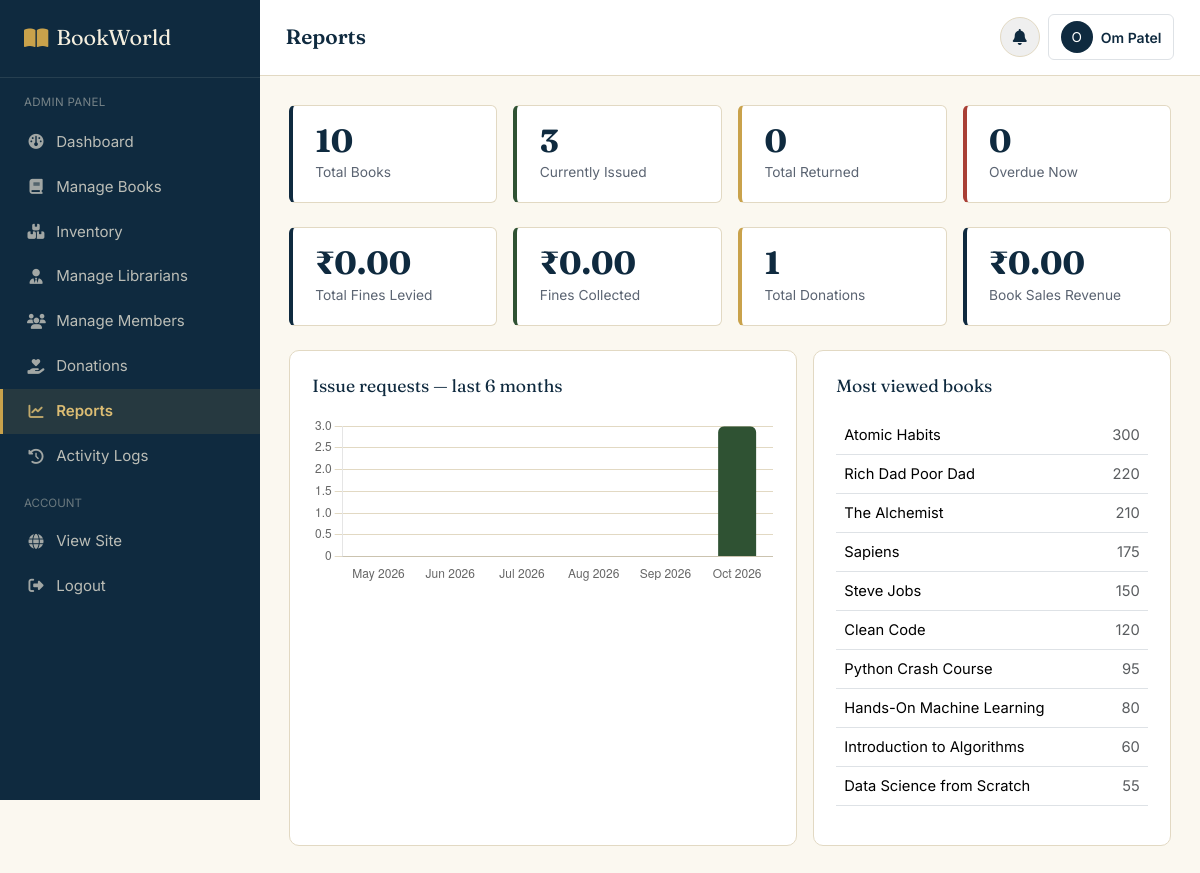
/admin/reports.php (signed in), run on the app's committed database.
### tables this page shows
CREATE TABLE books (
    book_id INT AUTO_INCREMENT PRIMARY KEY,
    title VARCHAR(200) NOT NULL,
    author VARCHAR(150) NOT NULL,
    isbn VARCHAR(20) UNIQUE,
    publisher VARCHAR(150),
    publication_year YEAR,
    language VARCHAR(50) DEFAULT 'English',
    category_id INT,
    price DECIMAL(10,2) DEFAULT 0.00,
    description TEXT,
    book_image VARCHAR(255) DEFAULT 'default-book.png',
    status ENUM('active','inactive') DEFAULT 'active',
    view_count INT DEFAULT 0,
    created_at DATETIME DEFAULT CURRENT_TIMESTAMP,
    FOREIGN KEY (category_id) REFERENCES categories(category_id) ON DELETE SET NULL
);

### includes/functions.php (called while the page is built, shortened)
<?php
function clean($str) {
    return htmlspecialchars(trim($str), ENT_QUOTES, 'UTF-8');
}
function inr($amount) {
    return '₹' . number_format((float)$amount, 2);
}

### admin/reports.php (the view, shortened to what this page needs)
<?php
require_once '../config/database.php';
require_once '../includes/functions.php';
$total_books = mysqli_fetch_assoc(mysqli_query($conn, "SELECT COUNT(*) c FROM books"))['c'];
$issued_books = mysqli_fetch_assoc(mysqli_query($conn, "SELECT COUNT(*) c FROM book_issues WHERE status='issued'"))['c'];
$returned_books = mysqli_fetch_assoc(mysqli_query($conn, "SELECT COUNT(*) c FROM book_issues WHERE status='returned'"))['c'];
$overdue_books = mysqli_fetch_assoc(mysqli_query($conn, "SELECT COUNT(*) c FROM book_issues WHERE status='issued' AND due_date < CURDATE()"))['c'];
$total_fines = mysqli_fetch_assoc(mysqli_query($conn, "SELECT COALESCE(SUM(amount),0) c FROM fines"))['c'];
$paid_fines = mysqli_fetch_assoc(mysqli_query($conn, "SELECT COALESCE(SUM(amount),0) c FROM fines WHERE status='paid'"))['c'];
$total_donations = mysqli_fetch_assoc(mysqli_query($conn, "SELECT COUNT(*) c FROM donations"))['c'];
$total_purchases = mysqli_fetch_assoc(mysqli_query($conn, "SELECT COALESCE(SUM(total_amount),0) c FROM book_purchases WHERE status='completed'"))['c'];
$most_viewed = mysqli_query($conn, "SELECT title, view_count FROM books ORDER BY view_count DESC LIMIT 10");
$months = []; $month_data = [];
for ($i = 5; $i >= 0; $i--) {
    $m = date('Y-m', strtotime("-$i months"));
    $months[] = date('M Y', strtotime("-$i months"));
    $r = mysqli_fetch_assoc(mysqli_query($conn, "SELECT COUNT(*) c FROM book_issues WHERE DATE_FORMAT(request_date, '%Y-%m') = '$m'"));
    $month_data[] = (int)$r['c'];
}
?>
<!DOCTYPE html>
<html lang="en">
<head>
<link href="https://cdn.jsdelivr.net/npm/bootstrap@5.3.3/dist/css/bootstrap.min.css" rel="stylesheet">
<link rel="stylesheet" href="https://cdnjs.cloudflare.com/ajax/libs/font-awesome/6.5.2/css/all.min.css">
<link rel="stylesheet" href="../assets/css/style.css">
<link rel="stylesheet" href="../assets/css/dashboard.css">
</head>
<body>
<div class="bw-app">
<?php include '../includes/sidebar_admin.php'; ?>
<main class="bw-main">
<?php include '../includes/dashboard_topbar.php'; ?>
<div class="bw-content">
  <div class="row g-3 mb-4">
    <div class="col-6 col-md-3"><div class="bw-stat-card"><div class="num"><?= $total_books ?></div><div class="label">Total Books</div></div></div>
    <div class="col-6 col-md-3"><div class="bw-stat-card accent-green"><div class="num"><?= $issued_books ?></div><div class="label">Currently Issued</div></div></div>
    <div class="col-6 col-md-3"><div class="bw-stat-card accent-brass"><div class="num"><?= $returned_books ?></div><div class="label">Total Returned</div></div></div>
    <div class="col-6 col-md-3"><div class="bw-stat-card accent-danger"><div class="num"><?= $overdue_books ?></div><div class="label">Overdue Now</div></div></div>
  </div>
  <div class="row g-3 mb-4">
    <div class="col-6 col-md-3"><div class="bw-stat-card"><div class="num"><?= inr($total_fines) ?></div><div class="label">Total Fines Levied</div></div></div>
    <div class="col-6 col-md-3"><div class="bw-stat-card accent-green"><div class="num"><?= inr($paid_fines) ?></div><div class="label">Fines Collected</div></div></div>
    <div class="col-6 col-md-3"><div class="bw-stat-card accent-brass"><div class="num"><?= $total_donations ?></div><div class="label">Total Donations</div></div></div>
    <div class="col-6 col-md-3"><div class="bw-stat-card"><div class="num"><?= inr($total_purchases) ?></div><div class="label">Book Sales Revenue</div></div></div>
  </div>
  <div class="row g-3">
    <div class="col-lg-7">
      <div class="bw-panel h-100">
        <div class="panel-title">Issue requests — last 6 months</div>
        <canvas id="monthlyChart" height="110"></canvas>
      </div>
    </div>
    <div class="col-lg-5">
      <div class="bw-panel h-100">
        <div class="panel-title">Most viewed books</div>
        <table class="table table-bw">
          <tbody>
            <?php while ($mv = mysqli_fetch_assoc($most_viewed)): ?>
              <tr><td><?= clean($mv['title']) ?></td><td class="text-end text-muted"><?= $mv['view_count'] ?></td></tr>
            <?php endwhile; ?>
          </tbody>
        </table>
      </div>
    </div>
  </div>
</div>
</main>
</div>
<script>bwCreateBarChart(document.getElementById('monthlyChart'), <?= json_encode($months) ?>, <?= json_encode($month_data) ?>, 'Issues');</script>
</body>
</html>

### assets/css/style.css (style rules this page uses)
:root { --bw-navy: #0F2A3F; --bw-navy-light: #1A4160; --bw-green: #2F5233; --bw-green-light: #3E6B45; --bw-brass: #C9A24B; --bw-brass-light: #DCBD73; --bw-paper: #F5EFDF; --bw-paper-soft: #FBF8F0; --bw-ink: #1D2430; --bw-slate: #5B6472; --bw-line: #E2D9C3; --bw-danger: #A93F35; --bw-danger-bg: #FBEAE7; --bw-success: #2F5233; --bw-success-bg: #EAF1E7; --bw-warning: #B4791F; --bw-warning-bg: #FBF1E1; --font-display: 'Fraunces', Georgia, serif; --font-body: 'Inter', -apple-system, BlinkMacSystemFont, sans-serif; --radius-sm: 6px; --radius-md: 10px; --shadow-card: 0 1px 3px rgba(15, 42, 63, 0.08), 0 1px 2px rgba(15, 42, 63, 0.06); }
* { box-sizing: border-box; }
body { font-family: var(--font-body); color: var(--bw-ink); background: var(--bw-paper-soft); margin: 0; }

### assets/css/dashboard.css (style rules this page uses)
.bw-app { display: flex; min-height: 100vh; }
.bw-main { flex: 1; min-width: 0; background: var(--bw-paper-soft); }
.bw-content { padding: 1.8rem; }
.bw-stat-card { background: #fff; border: 1px solid var(--bw-line); border-left: 4px solid var(--bw-navy); border-radius: var(--radius-sm); padding: 1.2rem 1.4rem; height: 100%; }
.bw-stat-card.accent-green { border-left-color: var(--bw-green); }
.bw-stat-card.accent-brass { border-left-color: var(--bw-brass); }
.bw-stat-card.accent-danger { border-left-color: var(--bw-danger); }
.bw-stat-card .num { font-family: var(--font-display); font-size: 2rem; color: var(--bw-navy); font-weight: 700; line-height: 1; }
.bw-stat-card .label { color: var(--bw-slate); font-size: 0.86rem; margin-top: 0.35rem; }
.bw-panel { background: #fff; border: 1px solid var(--bw-line); border-radius: var(--radius-md); padding: 1.4rem; }
.bw-panel .panel-title { font-family: var(--font-display); font-size: 1.1rem; color: var(--bw-navy); margin-bottom: 1rem; }
.table-bw td { vertical-align: middle; font-size: 0.92rem; }

### data on the page
books: title "Atomic Habits", view_count "300"
books: title "Rich Dad Poor Dad", view_count "220"
books: title "The Alchemist", view_count "210"
books: title "Sapiens", view_count "175"
books: title "Steve Jobs", view_count "150"
books: title "Clean Code", view_count "120"
books: title "Python Crash Course", view_count "95"
books: title "Hands-On Machine Learning", view_count "80"
books: title "Introduction to Algorithms", view_count "60"
books: title "Data Science from Scratch", view_count "55"

### other printed values
$page_title "Reports"
substr($current_user_name, 0, 1) "O"
$current_user_name "Om Patel"
$total_books "10"
$issued_books "3"
$returned_books "0"
$overdue_books "0"
inr($total_fines) "₹0.00"
inr($paid_fines) "₹0.00"
$total_donations "1"
inr($total_purchases) "₹0.00"
chart data {{ json_encode($month_data) }} [0,0,0,0,0,3]
